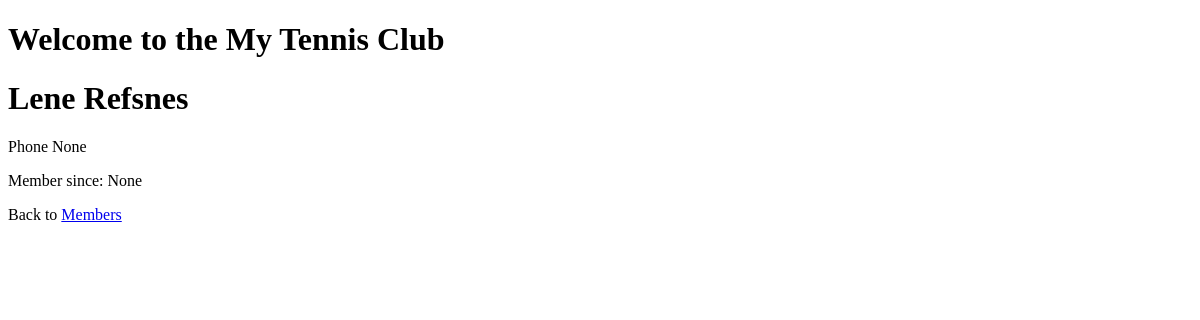
Page /members/details/4/ on the earlier database version.
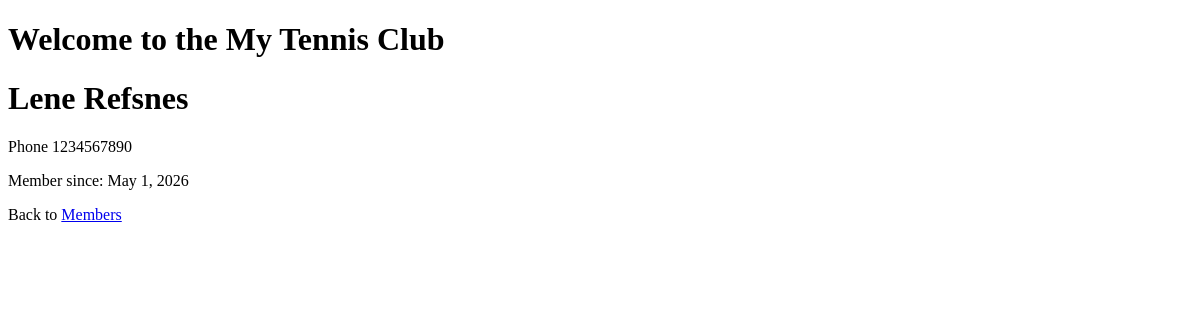
Same page on the later database version.
### members/models.py (models this page shows, shortened)
class Member(models.Model):
  firstname = models.CharField(max_length=255)
  lastname = models.CharField(max_length=255)
  phone = models.IntegerField(null=True)
  joined_date = models.DateField(null=True)

### members/views.py (the view)
# urls.py: path('members/details/<int:id>/', views.details, name='details'),
def details(request, id):
  mymember = Member.objects.get(id=id)
  template = loader.get_template('details.html')
  context = {
    'mymember': mymember,
  }
  return HttpResponse(template.render(context, request))

### members/templates/details.html (shortened to what this page needs)
{% extends "master.html" %}  {% block content %}
<h1>{{ mymember.firstname }} {{ mymember.lastname }}</h1>
<p>Phone {{ mymember.phone }}</p>
<p>Member since: {{ mymember.joined_date }}</p>
<p>Back to <a href="/members">Members</a></p>
{% endblock %}

Differences in the rows shown:
changed Member "Lene": phone "None" → "1234567890"; joined_date "None" → "May 1, 2026"
